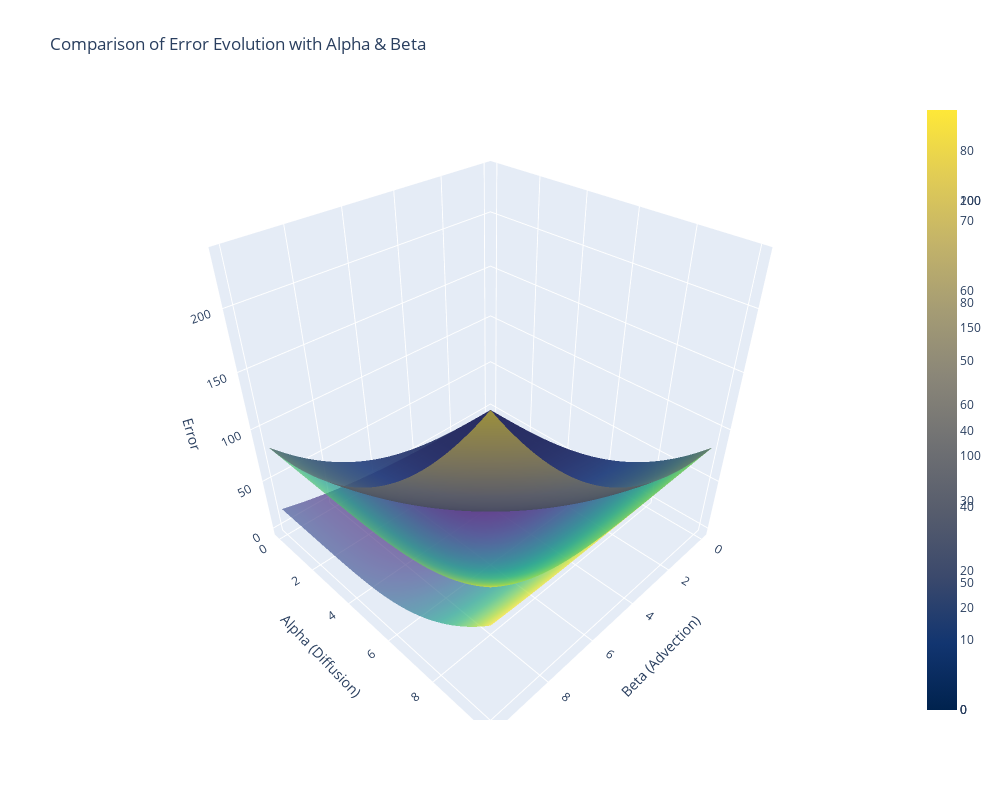

Notebook code cell kept with this figure:
### Markdown cell above
We see that the advection coefficient contribute smaller to the error under ADA split (the same factor of 48 instead of 12) which means it will peform better under high advection environment

### Code cell
import numpy as np
import plotly.graph_objects as go

CNCS_ADA_strang_error_function = smp.lambdify((alpha, beta), smp.Abs(CNCS_ADA_strang_error.coeff(Dt, 2)), 'numpy')
CNCS_error_function = smp.lambdify((alpha, beta), smp.Abs(CNCS_error), 'numpy')

# Define range of alpha and beta
alpha_vals = np.linspace(0, 10, 50)
beta_vals = np.linspace(0, 10, 50)
Alpha, Beta = np.meshgrid(alpha_vals, beta_vals)


# Create the 3D surface plot using Plotly
ErrorADA = CNCS_ADA_strang_error_function(Alpha, Beta)
Error2 = CNCS_error_function(Alpha, Beta)

# Create the 3D plot with two surfaces
fig = go.Figure()

# Add the first surface
fig.add_trace(go.Surface(z=ErrorADA, y=Alpha, x=Beta, colorscale='Viridis', opacity=0.7, name='ADA'))
fig.add_trace(go.Surface(z=Error1, y=Alpha, x=Beta, colorscale='Viridis', opacity=0.7, name='DA'))

# Add the second surface
fig.add_trace(go.Surface(z=Error2, y=Alpha, x=Beta, colorscale='Cividis', opacity=0.7, name='No split'))

# Update layout for better visualization
fig.update_layout(
    title='Comparison of Error Evolution with Alpha & Beta',
    scene=dict(
        yaxis_title='Alpha (Diffusion)',
        xaxis_title='Beta (Advection)',
        zaxis_title='Error'
    ),
        autosize=True,
    height=800,  # Adjust height to make the view larger
    width=1000,  # Adjust width to make the view larger
)

# Show the interactive plot
fig.show()

### Figure 1 — Plotly figure (JSON) as saved in the notebook; plotly's stock layout.template omitted (floating-point values rounded to 4 significant figures; data arrays with more than 128 entries replaced by an {"elided": "..."} marker saying what was removed)
{"data": [{"colorscale": [[0, "#440154"], [0.1111, "#482878"], [0.2222, "#3e4989"], [0.3333, "#31688e"], [0.4444, "#26828e"], [0.5556, "#1f9e89"], [0.6667, "#35b779"], [0.7778, "#6ece58"], [0.8889, "#b5de2b"], [1, "#fde725"]], "name": "ADA", "opacity": 0.7, "type": "surface", "x": {"elided": "50x50 float values"}, "y": {"elided": "50x50 float values"}, "z": {"elided": "50x50 float values"}}, {"colorscale": [[0, "#440154"], [0.1111, "#482878"], [0.2222, "#3e4989"], [0.3333, "#31688e"], [0.4444, "#26828e"], [0.5556, "#1f9e89"], [0.6667, "#35b779"], [0.7778, "#6ece58"], [0.8889, "#b5de2b"], [1, "#fde725"]], "name": "DA", "opacity": 0.7, "type": "surface", "x": {"elided": "50x50 float values"}, "y": {"elided": "50x50 float values"}, "z": {"elided": "50x50 float values"}}, {"colorscale": [[0, "#00224e"], [0.1111, "#123570"], [0.2222, "#3b496c"], [0.3333, "#575d6d"], [0.4444, "#707173"], [0.5556, "#8a8678"], [0.6667, "#a59c74"], [0.7778, "#c3b369"], [0.8889, "#e1cc55"], [1, "#fee838"]], "name": "No split", "opacity": 0.7, "type": "surface", "x": {"elided": "50x50 float values"}, "y": {"elided": "50x50 float values"}, "z": {"elided": "50x50 float values"}}], "layout": {"autosize": true, "height": 800, "scene": {"xaxis": {"title": {"text": "Beta (Advection)"}}, "yaxis": {"title": {"text": "Alpha (Diffusion)"}}, "zaxis": {"title": {"text": "Error"}}}, "title": {"text": "Comparison of Error Evolution with Alpha & Beta"}, "width": 1000}}
